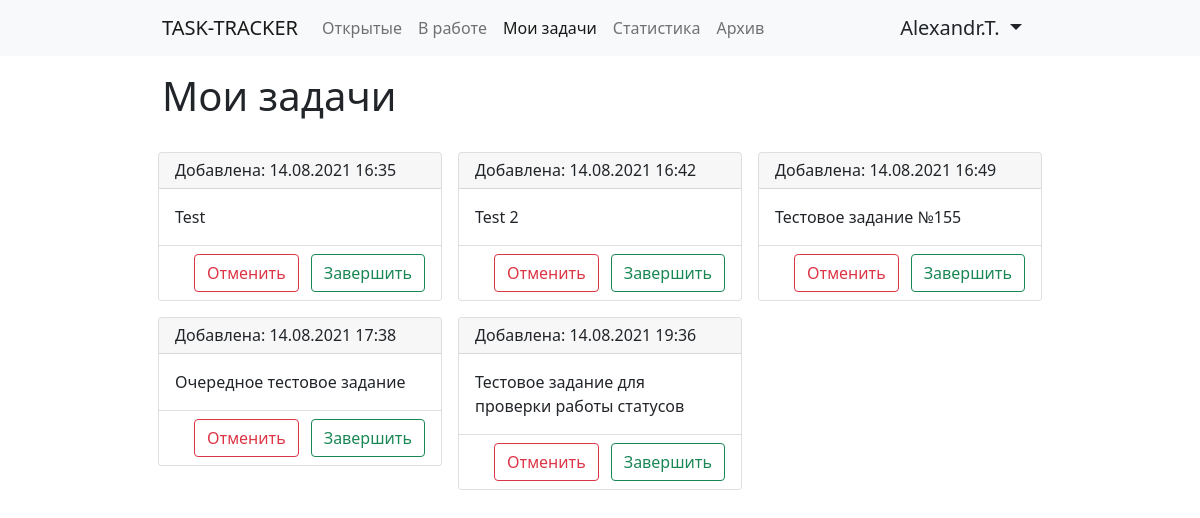
The page /my_tickets/ (signed in) on the database as committed earlier.
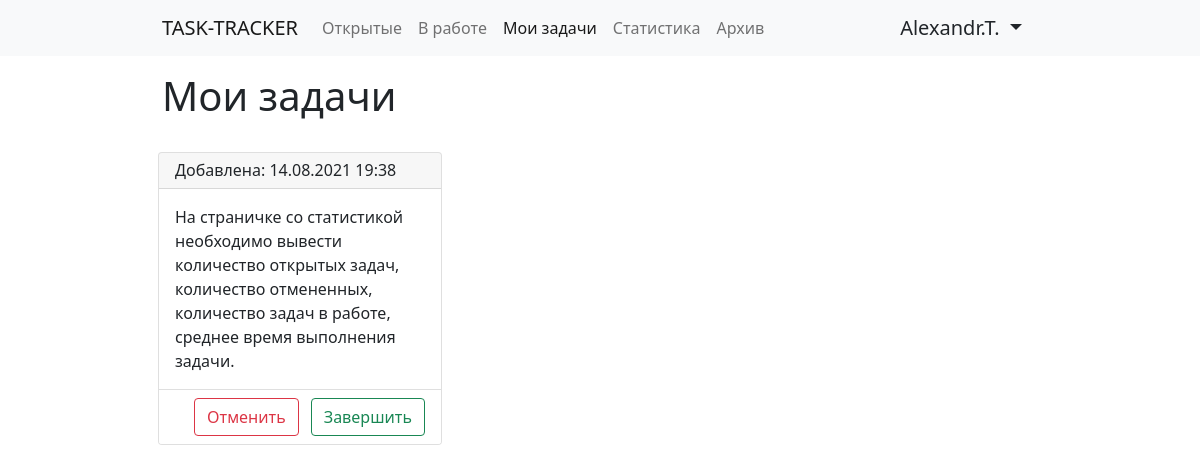
The same page on the database as committed later.
### tables this page shows
CREATE TABLE ticket (
	id INTEGER NOT NULL, 
	description VARCHAR, 
	created_at DATETIME, 
	user_id INTEGER, 
	current_status INTEGER, 
	status_updated_at DATETIME, 
	PRIMARY KEY (id), 
	FOREIGN KEY(user_id) REFERENCES user (id), 
	FOREIGN KEY(current_status) REFERENCES status (id)
);

### app.py (the view)
@app.route('/my_tickets/', methods=['GET', 'POST'])
@check_auth
def my_tickets(user):
    if request.method == "GET":
        tickets = get_user_tickets(user['id'])
        return render_template(
            "my_tickets.html",
            user=user,
            tickets=tickets
        )

### services/auth.py (called while the page is built)
def check_auth(func):
    @wraps(func)
    def wrapper(*args, **kwargs):
        if not request.cookies.get('authenticated_user'):
            return redirect('/login/')
        else:
            user_info = engine.execute(select(users).where(users.c.id == request.cookies.get('authenticated_user'))).fetchone()
            user = {
                'id': user_info[0],
                'login': user_info[1],
                'fullname': user_info[3],
            }
            return func(*args, user=user, **kwargs)
    return wrapper

### services/tickets.py (called while the page is built)
def get_user_tickets(user_id):
    query = select(tickets).select_from(
        tickets.join(
            statuses,
            tickets.c.current_status == statuses.c.id
        )
    ).where(
        statuses.c.title == "В работе",
        tickets.c.user_id == user_id
    )
    tickets_list = engine.execute(query).fetchall()
    return parse_tickets(tickets_list)

### templates/my_tickets.html (shortened to what this page needs)
{% extends 'base.html' %}
{% block content %}
    <div class="row mb-3">
        <div class="col-6">
            <h1>Мои задачи</h1>
        </div>
    </div>
    <div class="row">
        {% for ticket in tickets %}
            <div class="col-md-6 col-lg-4 p-2">
                <div class="card">
                    <div class="card-header">
                        <h6 class="mb-0">Добавлена: <span> {{ ticket.created_at.strftime('%d.%m.%Y %H:%M') }}</span></h6>
                    </div>
                    <div class="card-body">
                        <p class="card-text">{{ ticket.description }}</p>
                    </div>
                    <div class="card-footer bg-white">
                        <div class="row justify-content-end">
                            <div class="col-auto px-0">
                                <form action="/cancel_ticket/" method="post">
                            <button type="submit" class="btn btn-outline-danger">Отменить</button>
                        </form>
                            </div>
                            <div class="col-auto">
                                <form action="/finish_ticket/" method="post">
                                    <button type="submit" class="btn btn-outline-success">Завершить</button>
                                </form>
                            </div>
                        </div>
                    </div>
                </div>
            </div>
        {% endfor %}
    </div>
{% endblock %}

Rows that differ between the two databases and show on the page:
removed ticket: created_at "14.08.2021 16:35", description "Test"
removed ticket: created_at "14.08.2021 16:42", description "Test 2"
removed ticket: created_at "14.08.2021 16:49", description "Тестовое задание №155"
removed ticket: created_at "14.08.2021 17:38", description "Очередное тестовое задание"
no longer on this page (row edited): ticket: created_at "14.08.2021 19:36", description "Тестовое задание для проверки работы статусов"
now on this page (row edited): ticket: created_at "14.08.2021 19:38", description "На страничке со статистикой необходимо вывести количество открытых задач, количество отмененных, количество задач в работе, среднее время выполнения задачи."
